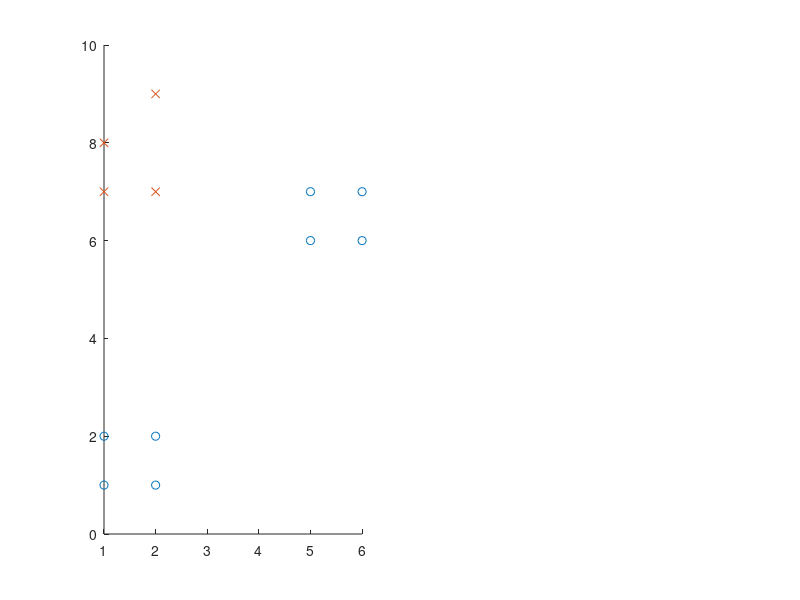

Write MATLAB code to recreate this figure. (Note: this script raises an error after producing the figure.)
%X = [-2 1; -1 3; 1 2; 2 0; 3 5; 4 8; 5 6];
%Y = [0; 0; 0; 0; 1; 1; 1];

% problematic data set -- begin
% (group cannot be separated with sreight line from other items)
% X = [1 2; 1 1; 2 2; 2 1; 3 5; 3 4; 4 5; 4 4; 5 6; 6 7; 6 6; 5 7];
% Y = [0; 0; 0; 0; 1; 1; 1; 1; 0; 0; 0; 0];
% -- end

X = [1 2; 1 1; 2 2; 2 1; 1 7; 2 7; 1 8; 2 9; 5 6; 6 7; 6 6; 5 7];
Y = [0; 0; 0; 0; 1; 1; 1; 1; 0; 0; 0; 0];

clf;
%logistic regression data plot
idx0 = find(Y == 0);
idx1 = find(Y == 1);
subplot(1,2,1);
hold on;
plot3(X(idx0,1), X(idx0,2), 'o');
plot3(X(idx1,1), X(idx1,2), 'x');

disp('initial theta and cost:');
T = ones(1, size(X, 2) + 1)
[s, grad] = logr_cost(T, X, Y)

alpha = 0.01;
count = 2000;

%[T, costs] = logistic_regression(X, Y, T, alpha, count);
lambda = 1;
[T, costs] = logr_gradient_descent(T, X, Y, count, alpha, lambda);

% logistic regression costs plot
subplot(1,2,2);
plot(costs(:,1), costs(:,2));

disp('final theta and cost');
T
[s, grad] = logr_cost(T, X, Y)

printf('predictions:\n');
x = [ones(size(X, 1), 1), X];
disp(sigmoid(x * T'));